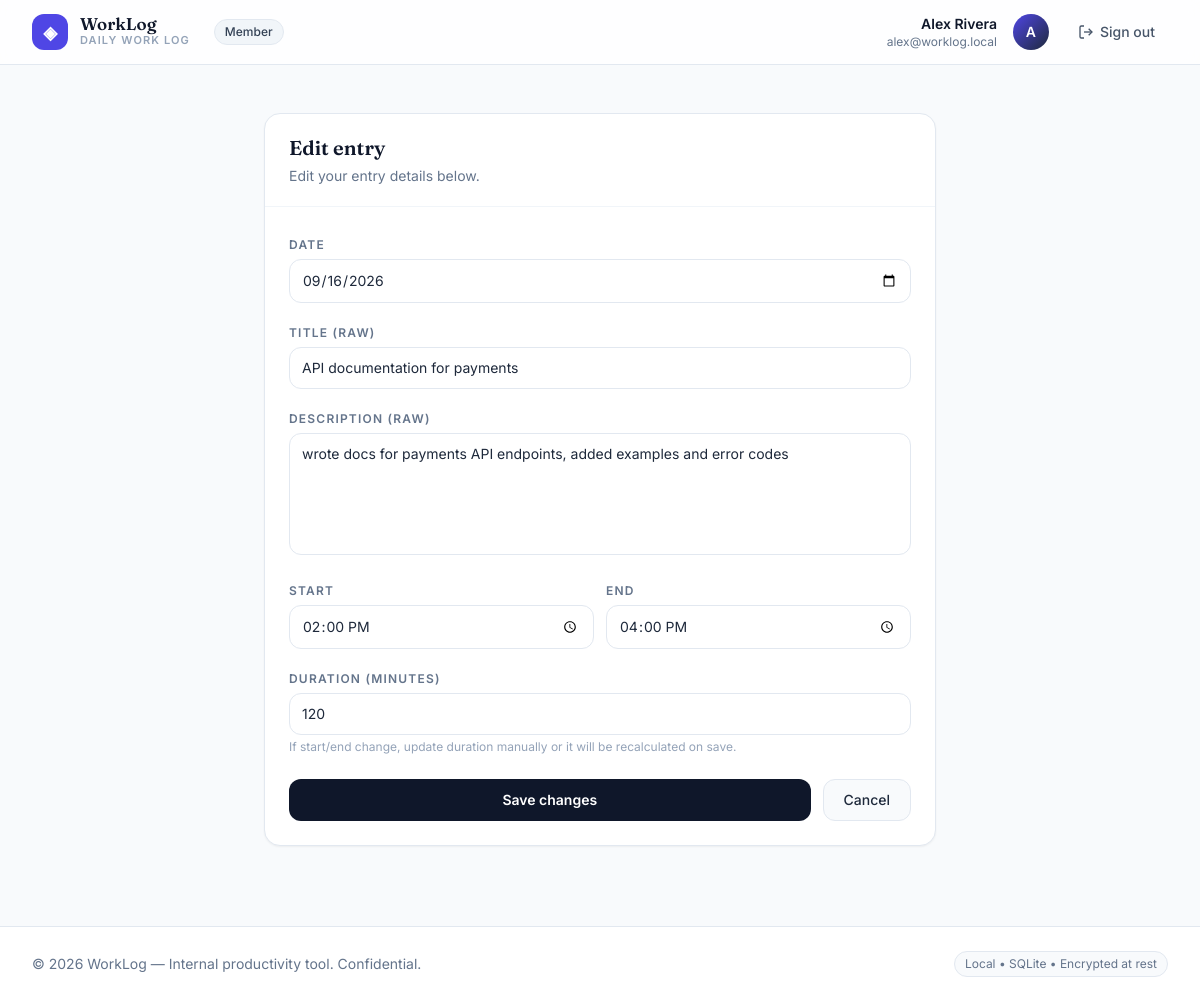
/entries/20/edit (signed in), run on the app's committed database.
### tables this page shows
CREATE TABLE users (
    id INTEGER PRIMARY KEY AUTOINCREMENT,
    name TEXT NOT NULL,
    email TEXT NOT NULL UNIQUE COLLATE NOCASE,
    password_hash TEXT NOT NULL,
    role TEXT NOT NULL CHECK(role IN ('manager','member')),
    created_at TEXT NOT NULL DEFAULT (datetime('now')),
    created_by INTEGER REFERENCES users(id) ON DELETE SET NULL
);

CREATE TABLE entries (
    id INTEGER PRIMARY KEY AUTOINCREMENT,
    user_id INTEGER NOT NULL REFERENCES users(id) ON DELETE CASCADE,
    title_raw TEXT NOT NULL,
    description_raw TEXT NOT NULL,
    title_enhanced TEXT,
    description_enhanced TEXT,
    category TEXT CHECK(category IN ('Bug Fix','Feature Development','Meeting','Documentation','Research','Support/Maintenance','Design','Other') OR category IS NULL),
    date TEXT NOT NULL, -- YYYY-MM-DD
    start_time TEXT, -- HH:MM
    end_time TEXT,   -- HH:MM
    duration_minutes INTEGER NOT NULL,
    created_at TEXT NOT NULL DEFAULT (datetime('now')),
    updated_at TEXT NOT NULL DEFAULT (datetime('now')),
    enhanced_at TEXT
);

### app.py (the view, shortened to what this page needs)
@app.route("/entries/<int:entry_id>/edit", methods=["GET", "POST"])
@login_required
def edit_entry(entry_id):
    conn = get_connection()
    try:
        cur = conn.execute("SELECT * FROM entries WHERE id=?", (entry_id,))
        row = cur.fetchone()
        if not row:
            abort(404)
        entry = dict(row)
        if g.user["role"] != "manager" and entry["user_id"] != g.user["id"]:
            abort(403)
        return render_template("edit_entry.html", entry=entry, categories=CATEGORIES)
    finally:
        conn.close()

### app.py (called while the page is built)
def get_current_user():
    if "user_id" not in session:
        return None
    conn = get_connection()
    try:
        cur = conn.execute("SELECT * FROM users WHERE id=?", (session["user_id"],))
        row = cur.fetchone()
        return dict(row) if row else None
    finally:
        conn.close()

@app.context_processor
def inject_now():
    return {"now": datetime.now}

@app.before_request
def load_user():
    g.user = get_current_user()

def login_required(f):
    @wraps(f)
    def wrapper(*args, **kwargs):
        if not g.user:
            if request.headers.get("HX-Request"):
                response = make_response("", 401)
                response.headers["HX-Redirect"] = url_for("login")
                return response
            return redirect(url_for("login", next=request.path))
        return f(*args, **kwargs)
    return wrapper

### db.py (called while the page is built)
def get_db_path():
    return Config.DATABASE_PATH

def get_connection():
    db_path = get_db_path()
    os.makedirs(os.path.dirname(db_path), exist_ok=True)
    conn = sqlite3.connect(db_path, timeout=10, check_same_thread=False)
    conn.row_factory = sqlite3.Row
    conn.execute("PRAGMA foreign_keys=ON;")
    return conn

### templates/edit_entry.html (shortened to what this page needs)
{% extends "base.html" %}
{% block content %}
<div class="max-w-2xl mx-auto">
  <div class="bg-white rounded-2xl border border-ink-200 shadow-sm overflow-hidden">
    <div class="px-6 py-5 border-b border-ink-100">
      <h1 class="font-display text-xl font-semibold text-ink-900">Edit entry</h1>
      <p class="text-sm text-ink-500 mt-1">Edit your entry details below.</p>
    </div>
    <form method="post" class="p-6 space-y-4" x-data="{start:'{{ entry.start_time or '' }}', end:'{{ entry.end_time or '' }}'}">
      <div>
        <label class="text-xs font-semibold tracking-widest uppercase text-ink-500">Date</label>
        <input type="date" name="date" value="{{ entry.date }}" class="mt-1 w-full px-3 py-2.5 rounded-xl border border-ink-200 text-sm">
      </div>
      <div>
        <label class="text-xs font-semibold tracking-widest uppercase text-ink-500">Title (raw)</label>
        <input name="title_raw" value="{{ entry.title_raw }}" required class="mt-1 w-full px-3 py-2.5 rounded-xl border border-ink-200 text-sm">
      </div>
      <div>
        <label class="text-xs font-semibold tracking-widest uppercase text-ink-500">Description (raw)</label>
        <textarea name="description_raw" rows="5" required class="mt-1 w-full px-3 py-2.5 rounded-xl border border-ink-200 text-sm resize-none">{{ entry.description_raw }}</textarea>
      </div>
      <div class="grid grid-cols-2 gap-3">
        <div>
          <label class="text-xs font-semibold tracking-widest uppercase text-ink-500">Start</label>
          <input type="time" name="start_time" value="{{ entry.start_time or '' }}" x-model="start" class="mt-1 w-full px-3 py-2.5 rounded-xl border border-ink-200 text-sm">
        </div>
        <div>
          <label class="text-xs font-semibold tracking-widest uppercase text-ink-500">End</label>
          <input type="time" name="end_time" value="{{ entry.end_time or '' }}" x-model="end" class="mt-1 w-full px-3 py-2.5 rounded-xl border border-ink-200 text-sm">
        </div>
      </div>
      <div>
        <label class="text-xs font-semibold tracking-widest uppercase text-ink-500">Duration (minutes)</label>
        <input type="number" name="duration_minutes" value="{{ entry.duration_minutes }}" min="1" max="1440" class="mt-1 w-full px-3 py-2.5 rounded-xl border border-ink-200 text-sm">
        <p class="text-xs text-ink-400 mt-1">If start/end change, update duration manually or it will be recalculated on save.</p>
      </div>
      <div class="flex gap-3 pt-2">
        <button class="px-5 py-2.5 rounded-xl bg-ink-900 text-white text-sm font-semibold flex-1">Save changes</button>
        <a href="{{ url_for('member_dashboard') if g.user.role!='manager' else url_for('manager_dashboard') }}" class="px-5 py-2.5 rounded-xl bg-ink-50 border border-ink-200 text-sm font-medium text-center">Cancel</a>
      </div>
    </form>
  </div>
</div>
{% endblock %}

### templates/base.html (shortened to what this page needs)
<!DOCTYPE html>
<html lang="en" class="h-full">
<head>
  <script src="https://cdn.tailwindcss.com"></script>
</head>
<body class="min-h-full bg-[#f8fafc] text-ink-800 antialiased">
  {% if g.user %}
  <header class="sticky top-0 z-40 bg-white/80 backdrop-blur border-b border-ink-200">
    <div class="max-w-7xl mx-auto px-4 sm:px-6 lg:px-8">
      <div class="flex h-[64px] items-center justify-between">
        <div class="flex items-center gap-3">
          <div class="w-9 h-9 rounded-xl bg-primary-600 flex items-center justify-center text-white font-bold text-[18px] tracking-tight">◈</div>
          <div>
            <div class="font-display text-[17px] leading-none font-semibold text-ink-900">WorkLog</div>
            <div class="text-[11px] tracking-widest font-semibold text-ink-400 uppercase">Daily Work Log</div>
          </div>
          <span class="hidden sm:inline-flex ml-3 px-2.5 py-1 rounded-full text-xs font-medium {% if g.user.role=='manager' %}bg-ink-900 text-white{% else %}bg-ink-100 text-ink-700 border border-ink-200{% endif %}">{{ g.user.role|capitalize }}</span>
        </div>
        <div class="flex items-center gap-2 sm:gap-4">
          <div class="hidden sm:flex flex-col items-end leading-tight">
            <span class="text-sm font-semibold text-ink-900">{{ g.user.name }}</span>
            <span class="text-xs text-ink-500">{{ g.user.email }}</span>
          </div>
          <div class="w-9 h-9 rounded-full bg-gradient-to-br from-primary-600 to-ink-800 flex items-center justify-center text-white text-sm font-semibold">{{ g.user.name[0]|upper }}</div>
          <a href="{{ url_for('logout') }}" class="hidden sm:inline-flex items-center gap-1.5 px-3 py-2 rounded-lg text-sm font-medium text-ink-600 hover:bg-ink-50 border border-transparent hover:border-ink-200">
            <svg width="16" height="16" viewBox="0 0 24 24" fill="none" stroke="currentColor" stroke-width="2"><path d="M9 21H5a2 2 0 0 1-2-2V5a2 2 0 0 1 2-2h4"/><polyline points="16 17 21 12 16 7"/><line x1="21" y1="12" x2="9" y2="12"/></svg>
            Sign out
          </a>
        </div>
      </div>
    </div>
  </header>
  {% endif %}
  <main class="max-w-7xl mx-auto px-4 sm:px-6 lg:px-8 py-6 sm:py-8">
    {% block content %}{% endblock %}
  </main>
  <footer class="mt-12 border-t border-ink-200 bg-white">
    <div class="max-w-7xl mx-auto px-4 sm:px-6 lg:px-8 py-6 flex flex-col sm:flex-row items-center justify-between gap-3 text-sm text-ink-500">
      <span>© {{ now().year if now else 2026 }} WorkLog — Internal productivity tool. Confidential.</span>
      <span class="text-xs bg-ink-50 border border-ink-200 px-2.5 py-1 rounded-full">Local • SQLite • Encrypted at rest</span>
    </div>
  </footer>
</body>
</html>

### templates/base.html (style rules this page uses)
* { font-family: Inter, system-ui, -apple-system, sans-serif }
.font-display { font-family: Fraunces, Georgia, serif }

### data on the page
users: user.role "Member", user.name "Alex Rivera", user.email "alex@worklog.local", user "A"
entries: date "09/16/2026", title_raw "API documentation for payments", description_raw "wrote docs for payments API endpoints, added examples and error codes", start_time "14:00", end_time "16:00", duration_minutes "120"
